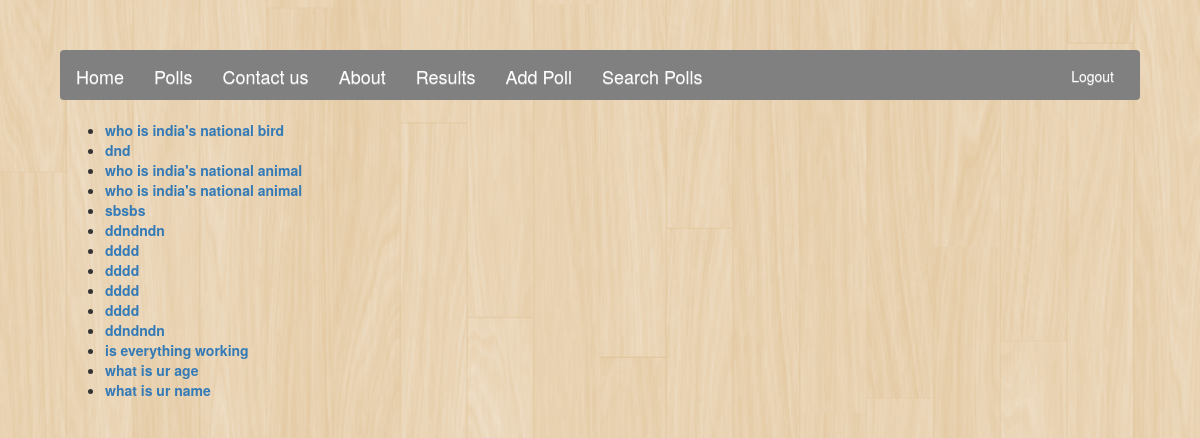
The page /polls/ (signed in) on the database its author committed.
### pollmanagement/models.py (models this page shows, shortened)
class Question(models.Model):
    question_text = models.CharField(max_length=300)
    pub_date = models.DateTimeField('date published')

### pollmanagement/views.py (the view)
def index(request):
	if not request.user.is_authenticated():
		return HttpResponseRedirect('/accounts/login/?next=%s' %request.path)
	latest_questions = Question.objects.order_by('-pub_date')
	context = {'latest_questions':latest_questions}
	return render(request, 'pollmanagement/index.html', context)

### pollmanagement/templates/pollmanagement/index.html
{% extends 'pollmanagement/base.html' %}
{% block main_content %}
{% if latest_questions %}
	<ul>
		{% for question in latest_questions %}
			<li><a href="{% url 'polls:details' question.id %}"><b>{{question.question_text}}</b></a></li>
		{% endfor %}
	</ul>
{% else %}
	<p>No question's yet. Please create few.</p>
{% endif %}
{% endblock %}

### pollmanagement/static/css/headerstyle.css (style rules this page uses)
body { background: url('/static/images/home/background.png') no-repeat center fixed; -webkit-background-size: cover; -moz-background-size: cover; -o-background-size: cover; background-size: cover; padding:50px; }

### rows shown on the page
Question: question_text "who is india's national bird"
Question: question_text "dnd"
Question: question_text "who is india's national animal"
Question: question_text "who is india's national animal"
Question: question_text "sbsbs"
Question: question_text "ddndndn"
Question: question_text "dddd"
Question: question_text "dddd"
Question: question_text "dddd"
Question: question_text "dddd"
Question: question_text "ddndndn"
Question: question_text "is everything working"
Question: question_text "what is ur age"
Question: question_text "what is ur name"
